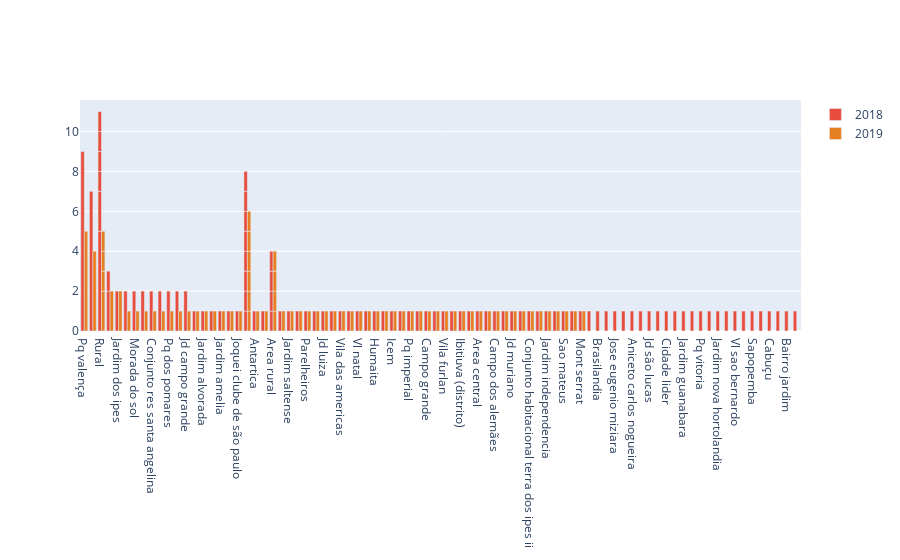

The notebook cell this image was saved under:
### Markdown cell above
#### Bairros

### Code cell
trace1 = go.Bar(x = df_novo['BAIRRO'],
                y = df_novo[df_novo['ANO_BO'] == 2018].groupby('BAIRRO').size().sort_values(ascending=False),
                name = '2018',
                marker = {'color': '#e74c3c'})
trace2 = go.Bar(x = df_novo['BAIRRO'],
                y = df_novo[df_novo['ANO_BO'] == 2019].groupby('BAIRRO').size().sort_values(ascending=False),
                name = '2019',
                marker = {'color': '#e67e22'})

df = [trace1, trace2]

py.iplot(df)

### Figure 1 — Plotly figure (JSON) as saved in the notebook; plotly's stock layout.template omitted (floating-point values rounded to 4 significant figures; data arrays with more than 128 entries replaced by an {"elided": "..."} marker saying what was removed)
{"data": [{"marker": {"color": "#e74c3c"}, "name": "2018", "type": "bar", "x": {"elided": "211 str values"}, "y": [9, 7, 5, 2, 2, 2, 2, 2, 2, 2, 2, 2, 2, 2, 1, 1, 1, 1, 1, 1, 1, 1, 1, 1, 1, 1, 1, 1, 1, 1, 1, 1, 1, 1, 1, 1, 1, 1, 1, 1, 1, 1, 1, 1, 1, 1, 1, 1, 1, 1, 1, 1, 1, 1, 1, 1, 1, 1, 1, 1, 1, 1, 1, 1, 1, 1, 1, 1, 1, 1, 1, 1, 1, 1, 1, 1, 1, 1, 1, 1, 1, 1, 1, 1, 1, 1, 1, 1, 1, 1, 1, 1, 1, 1, 1, 1, 1, 1, 1, 1, 1]}, {"marker": {"color": "#e67e22"}, "name": "2019", "type": "bar", "x": {"elided": "211 str values"}, "y": [5, 4, 2, 2, 2, 1, 1, 1, 1, 1, 1, 1, 1, 1, 1, 1, 1, 1, 1, 1, 1, 1, 1, 1, 1, 1, 1, 1, 1, 1, 1, 1, 1, 1, 1, 1, 1, 1, 1, 1, 1, 1, 1, 1, 1, 1, 1, 1, 1, 1, 1, 1, 1, 1, 1, 1, 1, 1, 1, 1, 1, 1, 1, 1, 1, 1, 1, 1, 1, 1]}], "layout": {}}
